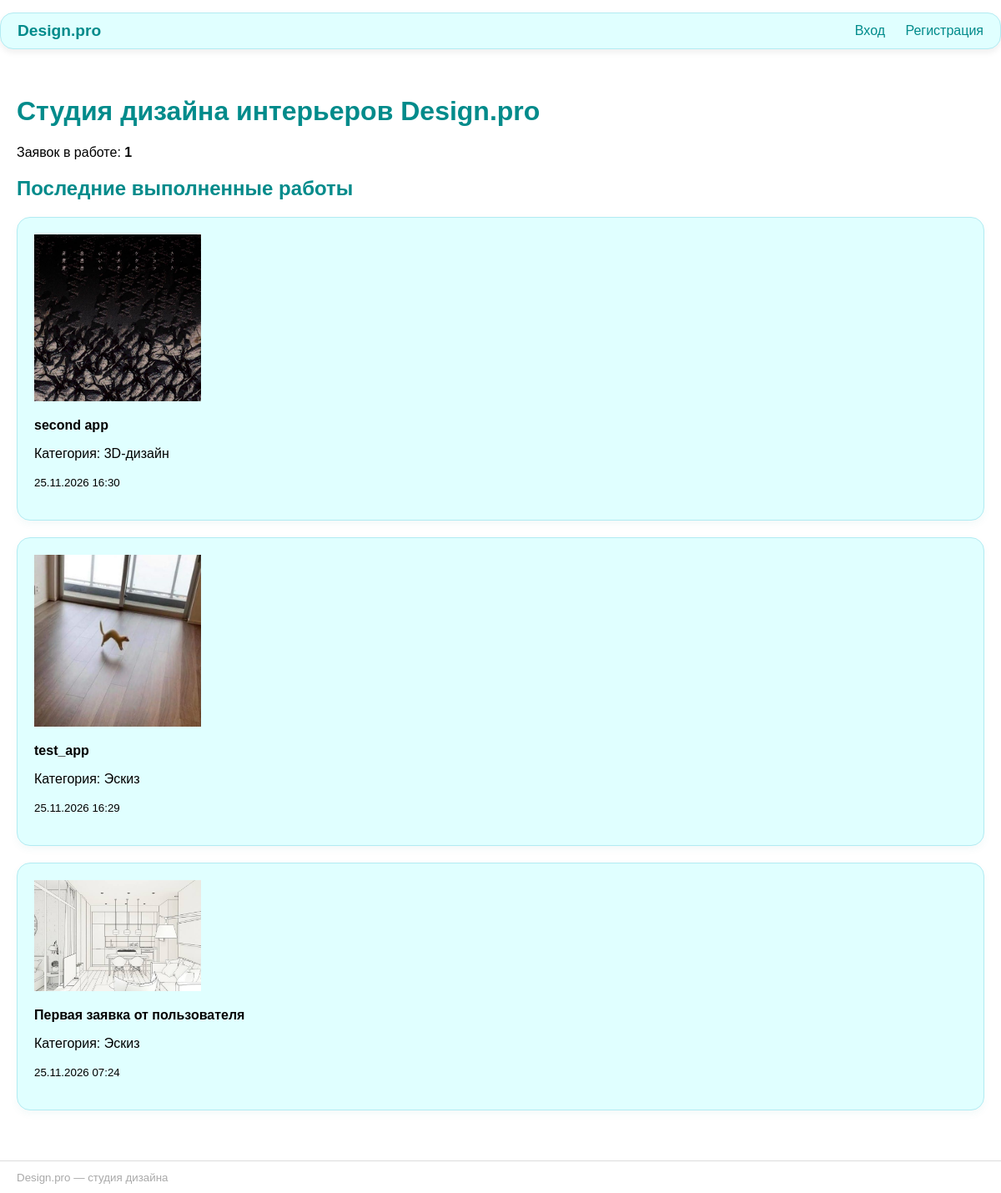
Before: / with the older database file.
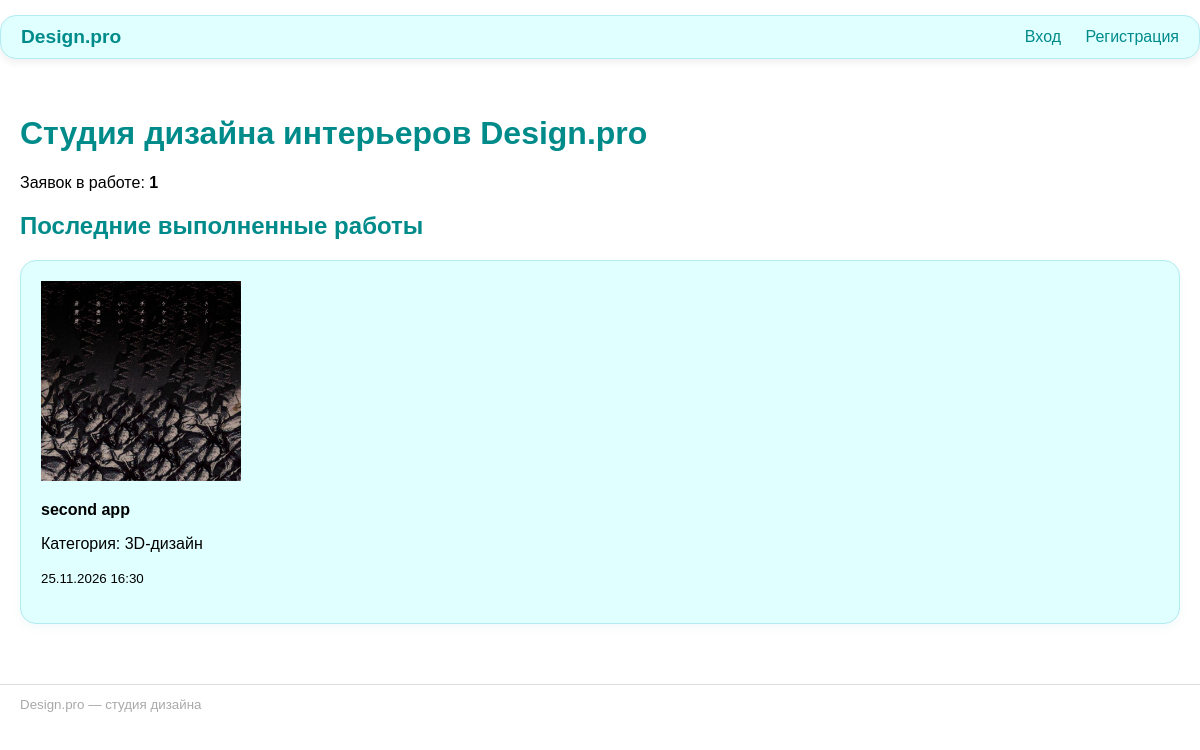
After: the same page with the newer database file.
### main/models.py (models this page shows, shortened)
class Application(models.Model):
    class Status(models.TextChoices):
        NEW = 'Новая', 'Новая'
        ACCEPT = 'Принято в работу', 'Принято в работу'
        DONE = 'Выполнено', 'Выполнено'
    author = models.ForeignKey(User, on_delete=models.CASCADE)
    title = models.CharField(max_length=100)
    content = models.TextField()
    category = models.ForeignKey(Category, on_delete=models.CASCADE)
    status = models.CharField(max_length=30, choices=Status.choices, default=Status.NEW)
    image = models.ImageField(
        upload_to='applications/',
        validators=[FileExtensionValidator(['jpg', 'jpeg', 'png', 'bmp'])],
    )
    design_image = models.ImageField(
        upload_to='designs/', null=True, blank=True,
        validators=[FileExtensionValidator(['jpg', 'jpeg', 'png', 'bmp'])],
    )
    admin_comment = models.TextField(blank=True, null=True, default='')
    created_at = models.DateTimeField(auto_now_add=True)
    class Meta:
        ordering = ['-created_at']

class Category(models.Model):
    title = models.CharField(max_length=50, unique=True)
    class Meta:
        ordering = ['title']

### main/views.py (the view)
# urls.py: path('', views.index, name='index'),
def index(request):
    done = Application.objects.filter(status=Application.Status.DONE).order_by('-created_at')[:4]
    in_work_count = Application.objects.filter(status=Application.Status.ACCEPT).count()
    return render(request, 'index.html', {'done_apps': done, 'in_work_count': in_work_count})

### main/templates/index.html (shortened to what this page needs)
{% extends "basic.html" %}
{% block content %}
<h1>Студия дизайна интерьеров Design.pro</h1>
<p>Заявок в работе: <b>{{ in_work_count }}</b></p>
<h2>Последние выполненные работы</h2>
{% if done_apps %}
    <div class="cards">
        {% for app in done_apps %}
            <div class="card">
                {% if app.design_image %}
                    <img src="{{ app.design_image.url }}" alt="{{ app.title }}" width="200">
                {% elif app.image %}
                    <img src="{{ app.image.url }}" alt="{{ app.title }}" width="200">
                {% endif %}
                <p><b>{{ app.title }}</b></p>
                <p>Категория: {{ app.category.title }}</p>
                <p><small>{{ app.created_at|date:"d.m.Y H:i" }}</small></p>
            </div>
        {% endfor %}
    </div>
{% else %}
    <p>Пока нет выполненных заявок.</p>
{% endif %}
{% endblock %}

### main/templates/basic.html (shortened to what this page needs)
{% load static %}
<!DOCTYPE html>
<html lang="ru">
<head>
    <link rel="stylesheet" href="{% static 'css/style.css' %}">
</head>
<body>
<header class="topbar">
    <a href="{% url 'index' %}" class="brand">Design.pro</a>
    <nav>
        {% if user.is_authenticated %}
            <a href="{% url 'profile' %}">Личный кабинет</a>
            {% if user.is_superuser %}
                <a href="/superadmin/">Панель Джанго</a>
                <a href="{% url 'admin_dashboard' %}">Панель управления</a>
            {% endif %}
            <a href="{% url 'logout' %}">Выйти</a>
        {% else %}
            <a href="{% url 'login' %}">Вход</a>
            <a href="{% url 'register' %}">Регистрация</a>
        {% endif %}
    </nav>
</header>
<main class="container">
    {% block content %}{% endblock %}
</main>
<footer>
    <small>Design.pro — студия дизайна</small>
</footer>
</body>
</html>

### main/static/css/style.css (style rules this page uses)
body { font-family: Arial, sans-serif; margin: 0; }
.topbar { margin: 15px auto; display: flex; justify-content: space-between; align-items: center; padding: 10px 20px; background: lightcyan; border: 1px solid #b2ebf2; border-radius: 1rem; box-shadow: 0 4px 6px 1px rgba(0,0,0,.05); }
.topbar .brand { font-weight: bold; font-size: 1.2rem; text-decoration: none; color: darkcyan; }
.topbar nav a { margin-left: 20px; text-decoration: none; color: darkcyan; font-weight: 500; }
.container { padding: 20px; margin: 0 auto; }
h1, h2, h3 { color: darkcyan; }
footer { padding: 10px 20px; color: darkgray; border-top: 1px solid #ddd; margin-top: 20px; }
a { text-decoration: none; color: darkcyan; }
.card { background-color: lightcyan; margin: 20px 0; padding: 20px; border-radius: 1rem; border: 1px solid #b2ebf2; box-shadow: 0 4px 10px rgba(0, 139, 139, 0.05); }

Changed rows visible on the page:
removed Application: image (picture), title "test_app", category "Эскиз", created_at "25.11.2026 16:29"
removed Application: image (picture), title "Первая заявка от пользователя", category "Эскиз", created_at "25.11.2026 07:24"
